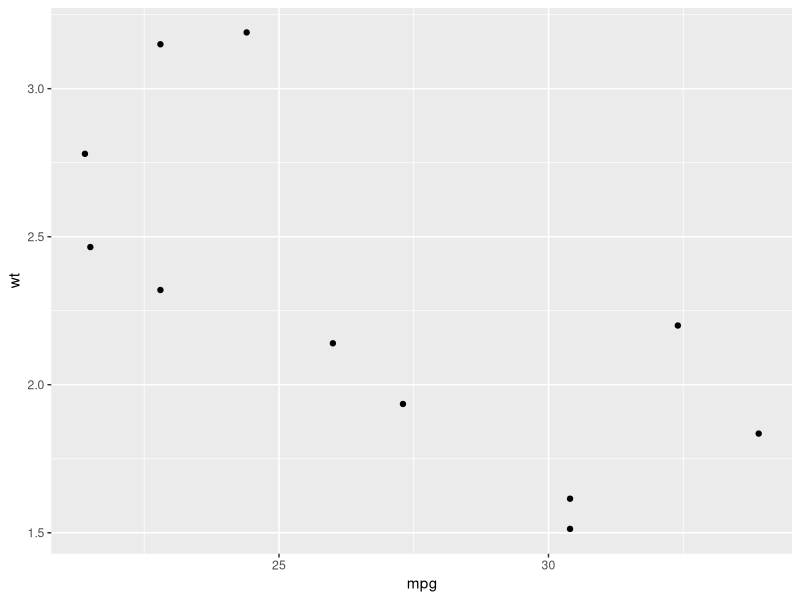
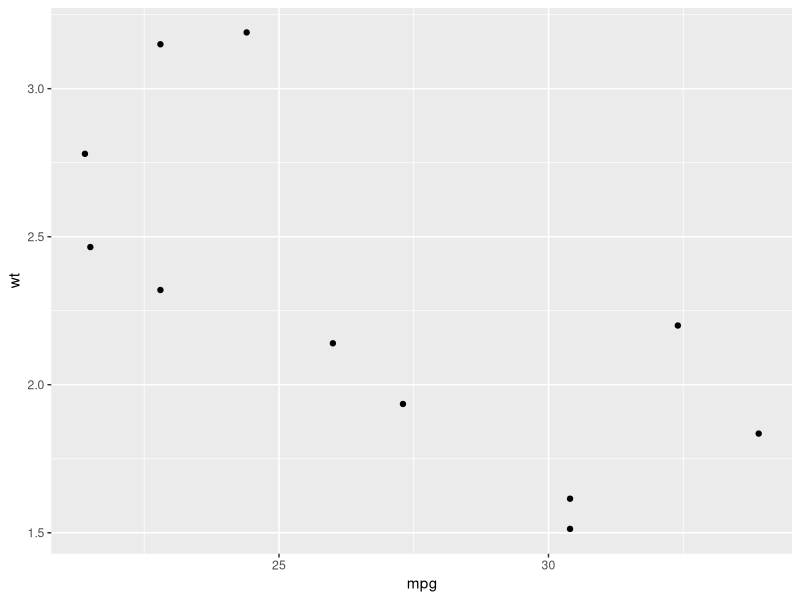
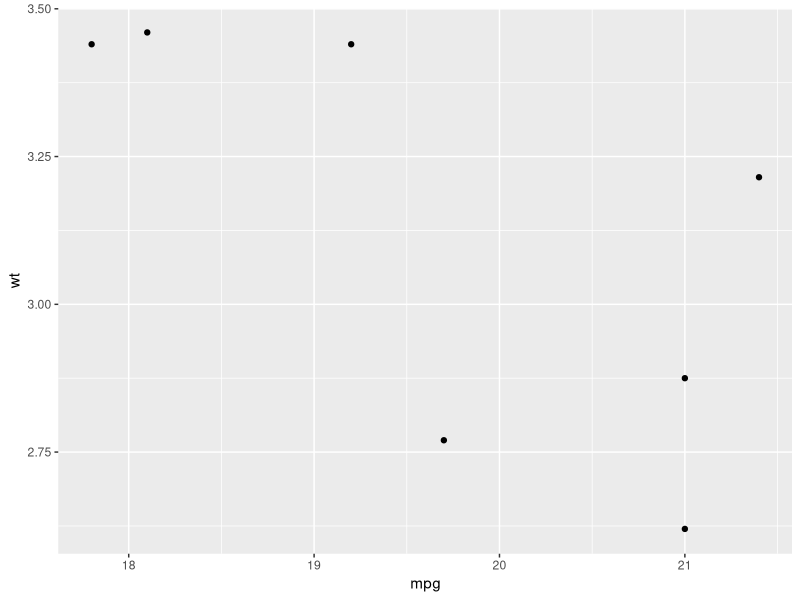
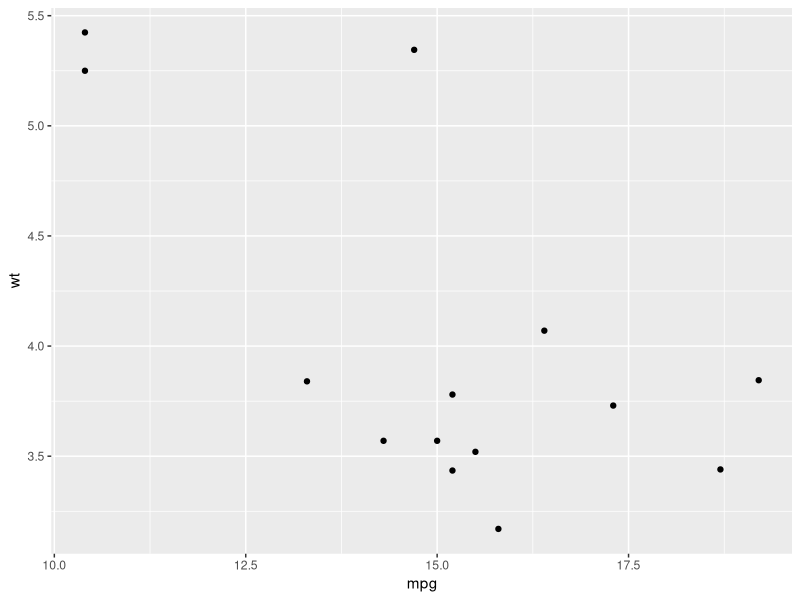

Source code (R) for these figures, in order: (Note: this script raises an error after producing the figures.)
#purrr

df = mtcars

library(purrr)
library(dplyr)

df %>% split(.$cyl)

df %>% split(.$cyl)  %>% walk(print)


df %>% split(.$am)  %>% mean(mpg)

library(ggplot2)
plots <- mtcars %>% split(.$cyl) %>%  map(~ggplot(., aes(mpg, wt)) + geom_point())
plots$`4`

paths <- stringr::str_c(names(plots), ".pdf")
paths
pwalk(list(paths, plots), ggsave, path = tempdir())
tempdir()


#keep
iris %>%   keep(is.factor) %>%   str()
iris %>%   discard(is.factor) %>% str()

#some
x <- list(1:5, letters, list(10))
x %>% some(is_character)
x %>% some(is_numeric)
x %>% every(is_numeric)
x %>% every(is_vector)

#detect
x <- sample(10)
x

x %>% detect(~ . > 5)
x %>% detect_index(~ . > 5)

#take elements from the start or end of a vector while a predicate is true:
x %>% head_while(~ . > 5)
x %>% tail_while(~ . > 5)

#accumulate
x <- sample(10)
x
x %>% accumulate(`+`)
x %>% accumulate(`*`)
x %>% accumulate(`/`)
x %>% accumulate(`-`)
#https://r4ds.had.co.nz/iteration.html
